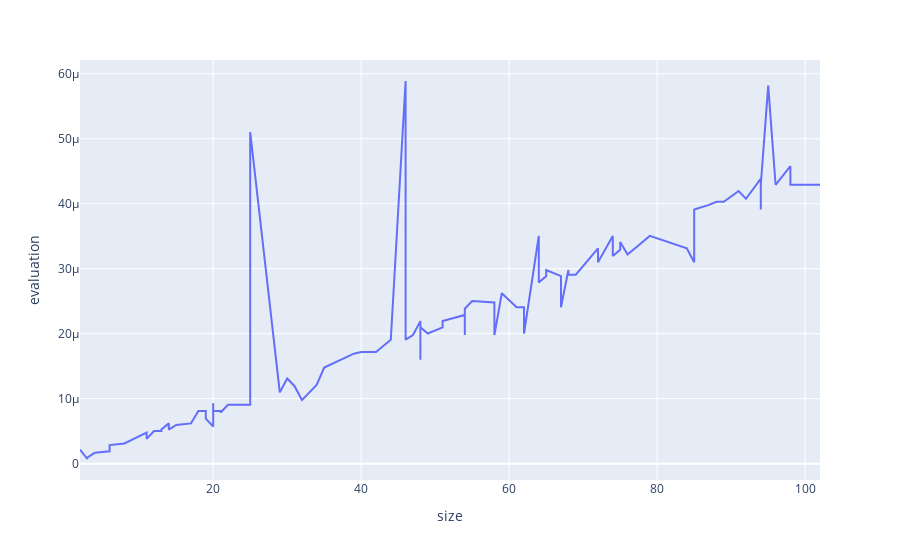

This figure's notebook cell:
### Code cell
build_chart(sorted(data, key=lambda x:x[0]))
